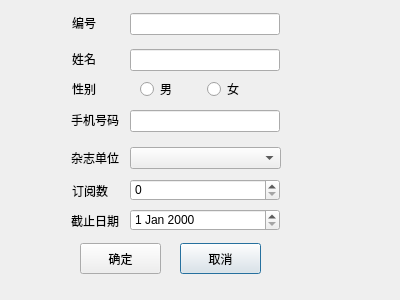
<?xml version="1.0" encoding="UTF-8"?>
<ui version="4.0">
 <class>editDialog</class>
 <widget class="QDialog" name="editDialog">
  <property name="geometry">
   <rect>
    <x>0</x>
    <y>0</y>
    <width>400</width>
    <height>300</height>
   </rect>
  </property>
  <property name="windowTitle">
   <string>编辑订阅信息</string>
  </property>
  <widget class="QRadioButton" name="womanButton">
   <property name="geometry">
    <rect>
     <x>207</x>
     <y>80</y>
     <width>51</width>
     <height>18</height>
    </rect>
   </property>
   <property name="text">
    <string>女</string>
   </property>
  </widget>
  <widget class="QComboBox" name="magazineBox">
   <property name="geometry">
    <rect>
     <x>130</x>
     <y>147</y>
     <width>151</width>
     <height>22</height>
    </rect>
   </property>
  </widget>
  <widget class="QLineEdit" name="phoneEdit">
   <property name="geometry">
    <rect>
     <x>130</x>
     <y>110</y>
     <width>150</width>
     <height>22</height>
    </rect>
   </property>
  </widget>
  <widget class="QLabel" name="label_6">
   <property name="geometry">
    <rect>
     <x>72</x>
     <y>183</y>
     <width>36</width>
     <height>16</height>
    </rect>
   </property>
   <property name="text">
    <string>订阅数：</string>
   </property>
  </widget>
  <widget class="QLabel" name="label_7">
   <property name="geometry">
    <rect>
     <x>71</x>
     <y>210</y>
     <width>51</width>
     <height>21</height>
    </rect>
   </property>
   <property name="text">
    <string>截止日期：</string>
   </property>
  </widget>
  <widget class="QPushButton" name="cancelButton">
   <property name="geometry">
    <rect>
     <x>180</x>
     <y>243</y>
     <width>81</width>
     <height>31</height>
    </rect>
   </property>
   <property name="text">
    <string>取消</string>
   </property>
  </widget>
  <widget class="QLabel" name="label">
   <property name="geometry">
    <rect>
     <x>72</x>
     <y>15</y>
     <width>27</width>
     <height>16</height>
    </rect>
   </property>
   <property name="text">
    <string>编号：</string>
   </property>
  </widget>
  <widget class="QLabel" name="label_5">
   <property name="geometry">
    <rect>
     <x>72</x>
     <y>81</y>
     <width>27</width>
     <height>16</height>
    </rect>
   </property>
   <property name="text">
    <string>性别：</string>
   </property>
  </widget>
  <widget class="QPushButton" name="confirmButton">
   <property name="geometry">
    <rect>
     <x>80</x>
     <y>243</y>
     <width>81</width>
     <height>31</height>
    </rect>
   </property>
   <property name="text">
    <string>确定</string>
   </property>
  </widget>
  <widget class="QLabel" name="label_3">
   <property name="geometry">
    <rect>
     <x>71</x>
     <y>110</y>
     <width>51</width>
     <height>20</height>
    </rect>
   </property>
   <property name="text">
    <string>手机号码：</string>
   </property>
  </widget>
  <widget class="QLineEdit" name="numberEdit">
   <property name="geometry">
    <rect>
     <x>130</x>
     <y>13</y>
     <width>150</width>
     <height>22</height>
    </rect>
   </property>
  </widget>
  <widget class="QSpinBox" name="quantityBox">
   <property name="geometry">
    <rect>
     <x>130</x>
     <y>179</y>
     <width>150</width>
     <height>22</height>
    </rect>
   </property>
  </widget>
  <widget class="QLabel" name="label_4">
   <property name="geometry">
    <rect>
     <x>71</x>
     <y>150</y>
     <width>51</width>
     <height>16</height>
    </rect>
   </property>
   <property name="text">
    <string>杂志单位：</string>
   </property>
  </widget>
  <widget class="QLineEdit" name="nameEdit">
   <property name="geometry">
    <rect>
     <x>130</x>
     <y>49</y>
     <width>150</width>
     <height>22</height>
    </rect>
   </property>
  </widget>
  <widget class="QDateEdit" name="deadlineEdit">
   <property name="geometry">
    <rect>
     <x>130</x>
     <y>209</y>
     <width>150</width>
     <height>22</height>
    </rect>
   </property>
  </widget>
  <widget class="QLabel" name="label_2">
   <property name="geometry">
    <rect>
     <x>72</x>
     <y>51</y>
     <width>27</width>
     <height>16</height>
    </rect>
   </property>
   <property name="text">
    <string>姓名：</string>
   </property>
  </widget>
  <widget class="QRadioButton" name="manButton">
   <property name="geometry">
    <rect>
     <x>140</x>
     <y>80</y>
     <width>41</width>
     <height>18</height>
    </rect>
   </property>
   <property name="text">
    <string>男</string>
   </property>
  </widget>
 </widget>
 <resources/>
 <connections/>
</ui>
